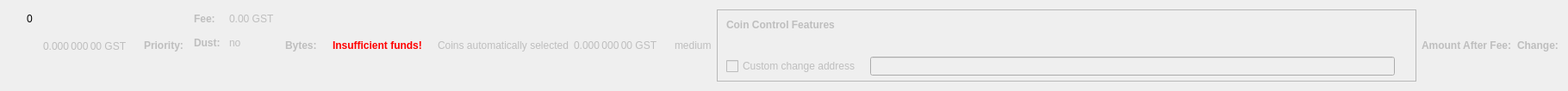
    <widget class="QWidget" name="dummyHideWidget" native="true">
     <property name="maximumSize">
      <size>
       <width>100</width>
       <height>22</height>
      </size>
     </property>
     <layout class="QHBoxLayout" name="dummyHideLayout">
      <item>
       <layout class="QFormLayout" name="formLayoutCoinControl1">
        <property name="horizontalSpacing">
         <number>10</number>
        </property>
        <property name="verticalSpacing">
         <number>14</number>
        </property>
        <property name="leftMargin">
         <number>10</number>
        </property>
        <property name="topMargin">
         <number>4</number>
        </property>
        <property name="rightMargin">
         <number>6</number>
        </property>
        <item row="0" column="1">
         <widget class="QLabel" name="labelCoinControlBytes">
          <property name="cursor">
           <cursorShape>IBeamCursor</cursorShape>
          </property>
          <property name="contextMenuPolicy">
           <enum>Qt::ActionsContextMenu</enum>
          </property>
          <property name="text">
           <string notr="true">0</string>
          </property>
          <property name="textInteractionFlags">
           <set>Qt::LinksAccessibleByMouse|Qt::TextSelectableByKeyboard|Qt::TextSelectableByMouse</set>
          </property>
         </widget>
        </item>
       </layout>
      </item>
      <item>
       <widget class="QLabel" name="labelCoinControlAfterFee">
        <property name="enabled">
         <bool>false</bool>
        </property>
        <property name="sizePolicy">
         <sizepolicy hsizetype="Fixed" vsizetype="Fixed">
          <horstretch>0</horstretch>
          <verstretch>0</verstretch>
         </sizepolicy>
        </property>
        <property name="minimumSize">
         <size>
          <width>111</width>
          <height>12</height>
         </size>
        </property>
        <property name="maximumSize">
         <size>
          <width>111</width>
          <height>12</height>
         </size>
        </property>
        <property name="cursor">
         <cursorShape>IBeamCursor</cursorShape>
        </property>
        <property name="contextMenuPolicy">
         <enum>Qt::ActionsContextMenu</enum>
        </property>
        <property name="text">
         <string notr="true">0.000 000 00 GST</string>
        </property>
        <property name="textInteractionFlags">
         <set>Qt::LinksAccessibleByMouse|Qt::TextSelectableByKeyboard|Qt::TextSelectableByMouse</set>
        </property>
       </widget>
      </item>
      <item>
       <widget class="QLabel" name="labelCoinControlPriorityText">
        <property name="enabled">
         <bool>false</bool>
        </property>
        <property name="font">
         <font>
          <weight>75</weight>
          <bold>true</bold>
         </font>
        </property>
        <property name="text">
         <string>Priority:</string>
        </property>
       </widget>
      </item>
      <item>
       <layout class="QHBoxLayout" name="horizontalLayout"/>
      </item>
      <item>
       <layout class="QFormLayout" name="formLayoutCoinControl3">
        <property name="horizontalSpacing">
         <number>10</number>
        </property>
        <property name="verticalSpacing">
         <number>14</number>
        </property>
        <property name="leftMargin">
         <number>6</number>
        </property>
        <property name="topMargin">
         <number>4</number>
        </property>
        <property name="rightMargin">
         <number>6</number>
        </property>
        <item row="0" column="0">
         <widget class="QLabel" name="labelCoinControlFeeText">
          <property name="enabled">
           <bool>false</bool>
          </property>
          <property name="font">
           <font>
            <weight>75</weight>
            <bold>true</bold>
           </font>
          </property>
          <property name="text">
           <string>Fee:</string>
          </property>
          <property name="margin">
           <number>0</number>
          </property>
         </widget>
        </item>
        <item row="0" column="1">
         <widget class="QLabel" name="labelCoinControlFee">
          <property name="enabled">
           <bool>false</bool>
          </property>
          <property name="cursor">
           <cursorShape>IBeamCursor</cursorShape>
          </property>
          <property name="contextMenuPolicy">
           <enum>Qt::ActionsContextMenu</enum>
          </property>
          <property name="text">
           <string notr="true">0.00 GST</string>
          </property>
          <property name="textInteractionFlags">
           <set>Qt::LinksAccessibleByMouse|Qt::TextSelectableByKeyboard|Qt::TextSelectableByMouse</set>
          </property>
         </widget>
        </item>
        <item row="1" column="0">
         <widget class="QLabel" name="labelCoinControlLowOutputText">
          <property name="enabled">
           <bool>false</bool>
          </property>
          <property name="font">
           <font>
            <weight>75</weight>
            <bold>true</bold>
           </font>
          </property>
          <property name="text">
           <string>Dust:</string>
          </property>
         </widget>
        </item>
        <item row="1" column="1">
         <widget class="QLabel" name="labelCoinControlLowOutput">
          <property name="enabled">
           <bool>false</bool>
          </property>
          <property name="cursor">
           <cursorShape>IBeamCursor</cursorShape>
          </property>
          <property name="contextMenuPolicy">
           <enum>Qt::ActionsContextMenu</enum>
          </property>
          <property name="text">
           <string>no</string>
          </property>
          <property name="textInteractionFlags">
           <set>Qt::LinksAccessibleByMouse|Qt::TextSelectableByKeyboard|Qt::TextSelectableByMouse</set>
          </property>
         </widget>
        </item>
       </layout>
      </item>
      <item>
       <widget class="QLabel" name="labelCoinControlBytesText">
        <property name="enabled">
         <bool>false</bool>
        </property>
        <property name="font">
         <font>
          <weight>75</weight>
          <bold>true</bold>
         </font>
        </property>
        <property name="text">
         <string>Bytes:</string>
        </property>
       </widget>
      </item>
      <item>
       <layout class="QFormLayout" name="formLayoutCoinControl2">
        <property name="horizontalSpacing">
         <number>10</number>
        </property>
        <property name="verticalSpacing">
         <number>14</number>
        </property>
        <property name="leftMargin">
         <number>6</number>
        </property>
        <property name="topMargin">
         <number>4</number>
        </property>
        <property name="rightMargin">
         <number>6</number>
        </property>
       </layout>
      </item>
      <item>
       <layout class="QHBoxLayout" name="horizontalLayoutCoinControl2">
        <property name="spacing">
         <number>8</number>
        </property>
        <property name="bottomMargin">
         <number>10</number>
        </property>
       </layout>
      </item>
      <item>
       <widget class="QLabel" name="labelCoinControlInsuffFunds">
        <property name="enabled">
         <bool>false</bool>
        </property>
        <property name="minimumSize">
         <size>
          <width>0</width>
          <height>0</height>
         </size>
        </property>
        <property name="font">
         <font>
          <weight>75</weight>
          <bold>true</bold>
         </font>
        </property>
        <property name="styleSheet">
         <string notr="true">color:red;font-weight:bold;</string>
        </property>
        <property name="text">
         <string>Insufficient funds!</string>
        </property>
        <property name="margin">
         <number>5</number>
        </property>
       </widget>
      </item>
      <item>
       <layout class="QFormLayout" name="formLayoutCoinControl4">
        <property name="horizontalSpacing">
         <number>10</number>
        </property>
        <property name="verticalSpacing">
         <number>14</number>
        </property>
        <property name="leftMargin">
         <number>6</number>
        </property>
        <property name="topMargin">
         <number>4</number>
        </property>
        <property name="rightMargin">
         <number>6</number>
        </property>
       </layout>
      </item>
      <item>
       <widget class="QLabel" name="labelCoinControlAutomaticallySelected">
        <property name="enabled">
         <bool>false</bool>
        </property>
        <property name="sizePolicy">
         <sizepolicy hsizetype="Fixed" vsizetype="Fixed">
          <horstretch>0</horstretch>
          <verstretch>0</verstretch>
         </sizepolicy>
        </property>
        <property name="minimumSize">
         <size>
          <width>0</width>
          <height>0</height>
         </size>
        </property>
        <property name="maximumSize">
         <size>
          <width>240</width>
          <height>16777215</height>
         </size>
        </property>
        <property name="text">
         <string>Coins automatically selected</string>
        </property>
        <property name="margin">
         <number>5</number>
        </property>
       </widget>
      </item>
      <item>
       <widget class="QLabel" name="labelCoinControlChange">
        <property name="enabled">
         <bool>false</bool>
        </property>
        <property name="sizePolicy">
         <sizepolicy hsizetype="Fixed" vsizetype="Fixed">
          <horstretch>0</horstretch>
          <verstretch>0</verstretch>
         </sizepolicy>
        </property>
        <property name="minimumSize">
         <size>
          <width>111</width>
          <height>0</height>
         </size>
        </property>
        <property name="maximumSize">
         <size>
          <width>111</width>
          <height>16777215</height>
         </size>
        </property>
        <property name="cursor">
         <cursorShape>IBeamCursor</cursorShape>
        </property>
        <property name="contextMenuPolicy">
         <enum>Qt::ActionsContextMenu</enum>
        </property>
        <property name="text">
         <string notr="true">0.000 000 00 GST</string>
        </property>
        <property name="textInteractionFlags">
         <set>Qt::LinksAccessibleByMouse|Qt::TextSelectableByKeyboard|Qt::TextSelectableByMouse</set>
        </property>
       </widget>
      </item>
      <item>
       <widget class="QLabel" name="labelCoinControlPriority">
        <property name="enabled">
         <bool>false</bool>
        </property>
        <property name="cursor">
         <cursorShape>IBeamCursor</cursorShape>
        </property>
        <property name="contextMenuPolicy">
         <enum>Qt::ActionsContextMenu</enum>
        </property>
        <property name="text">
         <string>medium</string>
        </property>
        <property name="textInteractionFlags">
         <set>Qt::LinksAccessibleByMouse|Qt::TextSelectableByKeyboard|Qt::TextSelectableByMouse</set>
        </property>
       </widget>
      </item>
      <item>
       <widget class="QFrame" name="frameCoinControl">
        <property name="sizePolicy">
         <sizepolicy hsizetype="Expanding" vsizetype="Expanding">
          <horstretch>0</horstretch>
          <verstretch>0</verstretch>
         </sizepolicy>
        </property>
        <property name="maximumSize">
         <size>
          <width>16777215</width>
          <height>16777215</height>
         </size>
        </property>
        <property name="frameShape">
         <enum>QFrame::StyledPanel</enum>
        </property>
        <property name="frameShadow">
         <enum>QFrame::Sunken</enum>
        </property>
        <layout class="QVBoxLayout" name="verticalLayoutCoinControl2_2">
         <property name="spacing">
          <number>0</number>
         </property>
         <property name="leftMargin">
          <number>0</number>
         </property>
         <property name="topMargin">
          <number>0</number>
         </property>
         <property name="rightMargin">
          <number>0</number>
         </property>
         <property name="bottomMargin">
          <number>6</number>
         </property>
         <item>
          <layout class="QVBoxLayout" name="verticalLayoutCoinControl" stretch="0,0,0,1">
           <property name="spacing">
            <number>0</number>
           </property>
           <property name="leftMargin">
            <number>10</number>
           </property>
           <property name="topMargin">
            <number>10</number>
           </property>
           <item>
            <layout class="QHBoxLayout" name="horizontalLayoutCoinControl1">
             <property name="bottomMargin">
              <number>15</number>
             </property>
             <item>
              <widget class="QLabel" name="labelCoinControlFeatures">
               <property name="enabled">
                <bool>false</bool>
               </property>
               <property name="sizePolicy">
                <sizepolicy hsizetype="Preferred" vsizetype="Maximum">
                 <horstretch>0</horstretch>
                 <verstretch>0</verstretch>
                </sizepolicy>
               </property>
               <property name="font">
                <font>
                 <weight>75</weight>
                 <bold>true</bold>
                </font>
               </property>
               <property name="styleSheet">
                <string notr="true">font-weight:bold;</string>
               </property>
               <property name="text">
                <string>Coin Control Features</string>
               </property>
              </widget>
             </item>
            </layout>
           </item>
           <item>
            <widget class="QWidget" name="widgetCoinControl" native="true">
             <property name="sizePolicy">
              <sizepolicy hsizetype="Preferred" vsizetype="Preferred">
               <horstretch>0</horstretch>
               <verstretch>0</verstretch>
              </sizepolicy>
             </property>
             <property name="minimumSize">
              <size>
               <width>0</width>
               <height>0</height>
              </size>
             </property>
             <property name="styleSheet">
              <string notr="true"/>
             </property>
             <layout class="QHBoxLayout" name="horizontalLayoutCoinControl5_2">
              <property name="leftMargin">
               <number>0</number>
              </property>
              <property name="topMargin">
               <number>0</number>
              </property>
              <property name="rightMargin">
               <number>0</number>
              </property>
              <property name="bottomMargin">
               <number>0</number>
              </property>
              <item>
               <layout class="QHBoxLayout" name="horizontalLayoutCoinControl3">
                <property name="spacing">
                 <number>20</number>
                </property>
                <property name="topMargin">
                 <number>0</number>
                </property>
                <property name="bottomMargin">
                 <number>10</number>
                </property>
               </layout>
              </item>
             </layout>
            </widget>
           </item>
           <item>
            <layout class="QHBoxLayout" name="horizontalLayoutCoinControl4" stretch="0,0,0">
             <property name="spacing">
              <number>12</number>
             </property>
             <property name="sizeConstraint">
              <enum>QLayout::SetDefaultConstraint</enum>
             </property>
             <property name="topMargin">
              <number>5</number>
             </property>
             <property name="rightMargin">
              <number>5</number>
             </property>
             <item>
              <widget class="QCheckBox" name="checkBoxCoinControlChange">
               <property name="enabled">
                <bool>false</bool>
               </property>
               <property name="toolTip">
                <string>If this is activated, but the change address is empty or invalid, change will be sent to a newly generated address.</string>
               </property>
               <property name="text">
                <string>Custom change address</string>
               </property>
              </widget>
             </item>
             <item>
              <widget class="QValidatedLineEdit" name="lineEditCoinControlChange">
               <property name="enabled">
                <bool>false</bool>
               </property>
               <property name="sizePolicy">
                <sizepolicy hsizetype="Expanding" vsizetype="Fixed">
                 <horstretch>0</horstretch>
                 <verstretch>0</verstretch>
                </sizepolicy>
               </property>
              </widget>
             </item>
             <item>
              <widget class="QLabel" name="labelCoinControlChangeLabel_2">
               <property name="sizePolicy">
                <sizepolicy hsizetype="Preferred" vsizetype="Expanding">
                 <horstretch>0</horstretch>
                 <verstretch>0</verstretch>
                </sizepolicy>
               </property>
               <property name="minimumSize">
                <size>
                 <width>0</width>
                 <height>0</height>
                </size>
               </property>
               <property name="text">
                <string/>
               </property>
               <property name="margin">
                <number>3</number>
               </property>
              </widget>
             </item>
            </layout>
           </item>
           <item>
            <spacer name="verticalSpacerCoinControl">
             <property name="orientation">
              <enum>Qt::Vertical</enum>
             </property>
             <property name="sizeHint" stdset="0">
              <size>
               <width>800</width>
               <height>1</height>
              </size>
             </property>
            </spacer>
           </item>
          </layout>
         </item>
        </layout>
       </widget>
      </item>
      <item>
       <widget class="QLabel" name="labelCoinControlAfterFeeText">
        <property name="enabled">
         <bool>false</bool>
        </property>
        <property name="minimumSize">
         <size>
          <width>0</width>
          <height>0</height>
         </size>
        </property>
        <property name="maximumSize">
         <size>
          <width>16777215</width>
          <height>16777215</height>
         </size>
        </property>
        <property name="font">
         <font>
          <weight>75</weight>
          <bold>true</bold>
         </font>
        </property>
        <property name="text">
         <string>Amount After Fee:</string>
        </property>
        <property name="alignment">
         <set>Qt::AlignLeading|Qt::AlignLeft|Qt::AlignVCenter</set>
        </property>
        <property name="margin">
         <number>0</number>
        </property>
       </widget>
      </item>
      <item>
       <widget class="QLabel" name="labelCoinControlChangeText">
        <property name="enabled">
         <bool>false</bool>
        </property>
        <property name="sizePolicy">
         <sizepolicy hsizetype="Preferred" vsizetype="Preferred">
          <horstretch>0</horstretch>
          <verstretch>0</verstretch>
         </sizepolicy>
        </property>
        <property name="minimumSize">
         <size>
          <width>0</width>
          <height>0</height>
         </size>
        </property>
        <property name="maximumSize">
         <size>
          <width>16777215</width>
          <height>16777215</height>
         </size>
        </property>
        <property name="font">
         <font>
          <weight>75</weight>
          <bold>true</bold>
         </font>
        </property>
        <property name="text">
         <string>Change:</string>
        </property>
        <property name="alignment">
         <set>Qt::AlignLeading|Qt::AlignLeft|Qt::AlignVCenter</set>
        </property>
       </widget>
      </item>
     </layout>
    </widget>
